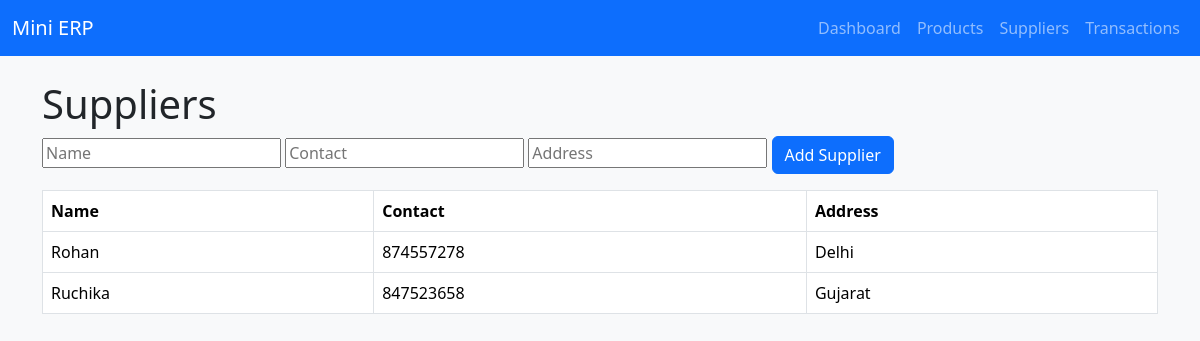
Screenshot of /suppliers/ with the database file from the repository.
### inventory/models.py (models this page shows, shortened)
class Supplier(models.Model):
    name = models.CharField(max_length=100)
    contact = models.CharField(max_length=100, blank=True, null=True)
    address = models.TextField(blank=True, null=True)

### inventory/views.py (the view, shortened to what this page needs)
# urls.py: path('suppliers/', views.suppliers_page, name="suppliers"),
def suppliers_page(request):
    suppliers = Supplier.objects.all()
    return render(request, "suppliers.html", {"suppliers": suppliers})

### templates/suppliers.html (shortened to what this page needs)
{% extends "base.html" %}
{% block content %}
<h1> Suppliers</h1>
<form method="post" class="mb-3">
  <input type="text" name="name" placeholder="Name" required>
  <input type="text" name="contact" placeholder="Contact">
  <input type="text" name="address" placeholder="Address">
  <button class="btn btn-primary">Add Supplier</button>
</form>
<table class="table table-bordered">
  <tr><th>Name</th><th>Contact</th><th>Address</th></tr>
  {% for s in suppliers %}
    <tr>
      <td>{{ s.name }}</td>
      <td>{{ s.contact }}</td>
      <td>{{ s.address }}</td>
    </tr>
  {% endfor %}
</table>
{% endblock %}

### rows the page displays
Supplier: name "Rohan", contact "874557278", address "Delhi"
Supplier: name "Ruchika", contact "847523658", address "Gujarat"
